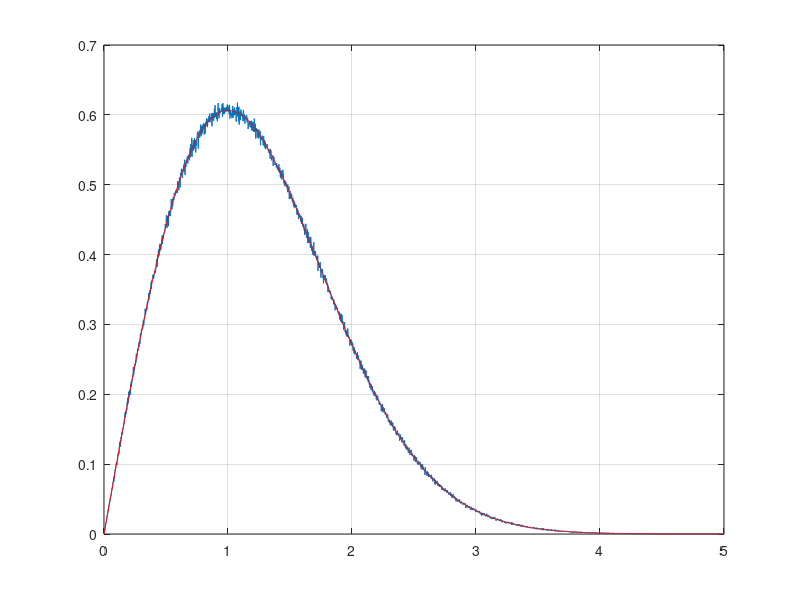

Recreate this plot in MATLAB.
clear;
N = 10000000;
p = 1;
x1 = p*randn([1 N]);
x2 = p*randn([1 N]);

y = x1 + 1i*(x2);
r = abs(y);

x_step = 1/500;
x = 0:x_step:5;
n = hist(r,x);

r1 = (n./(N*x_step));

% Theoretical rayleigh fading

r2 = (x/(p^2)).*exp(-(x.^2)/(2*p^2));

% Simulation plot of rayleigh
plot(x,r1)
grid
sum(r1*x_step) % The area inside the graph adds to 1
hold
% Theoretical plot of rayleigh
plot(x,r2,'r')

